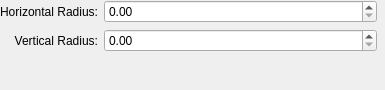
<?xml version="1.0" encoding="utf-8"?>
<ui version="4.0">
 <author>
    SPDX-FileCopyrightText: none
    SPDX-License-Identifier: GPL-3.0-or-later
  </author>
 <class>WdgGaussianBlur</class>
 <widget class="QWidget" name="WdgGaussianBlur">
  <property name="geometry">
   <rect>
    <x>0</x>
    <y>0</y>
    <width>385</width>
    <height>90</height>
   </rect>
  </property>
  <layout class="QVBoxLayout" name="verticalLayout_3">
   <property name="margin">
    <number>0</number>
   </property>
   <item>
    <layout class="QGridLayout" name="gridLayout">
     <item column="1" row="0">
      <widget class="KisDoubleSliderSpinBox" name="horizontalRadius"/>
     </item>
     <item column="2" row="0" rowspan="2">
      <layout class="QVBoxLayout" name="verticalLayout_2" stretch="1,0,1">
       <property name="spacing">
        <number>0</number>
       </property>
       <item>
        <spacer name="verticalSpacer">
         <property name="orientation">
          <enum>Qt::Vertical</enum>
         </property>
         <property name="sizeHint" stdset="0">
          <size>
           <width>1</width>
           <height>1</height>
          </size>
         </property>
        </spacer>
       </item>
       <item>
        <widget class="KoAspectButton" name="aspectButton">
         <property name="minimumSize">
          <size>
           <width>2</width>
           <height>10</height>
          </size>
         </property>
        </widget>
       </item>
       <item>
        <spacer name="verticalSpacer_2">
         <property name="orientation">
          <enum>Qt::Vertical</enum>
         </property>
         <property name="sizeHint" stdset="0">
          <size>
           <width>1</width>
           <height>1</height>
          </size>
         </property>
        </spacer>
       </item>
      </layout>
     </item>
     <item column="0" row="1">
      <widget class="QLabel" name="label_2">
       <property name="text">
        <string>Vertical Radius:</string>
       </property>
       <property name="alignment">
        <set>Qt::AlignRight|Qt::AlignTrailing|Qt::AlignVCenter</set>
       </property>
      </widget>
     </item>
     <item column="0" row="0">
      <widget class="QLabel" name="label">
       <property name="text">
        <string>Horizontal Radius:</string>
       </property>
       <property name="alignment">
        <set>Qt::AlignRight|Qt::AlignTrailing|Qt::AlignVCenter</set>
       </property>
      </widget>
     </item>
     <item column="1" row="2">
      <spacer name="horizontalSpacer">
       <property name="orientation">
        <enum>Qt::Horizontal</enum>
       </property>
       <property name="sizeHint" stdset="0">
        <size>
         <width>40</width>
         <height>20</height>
        </size>
       </property>
      </spacer>
     </item>
     <item column="1" row="1">
      <widget class="KisDoubleSliderSpinBox" name="verticalRadius">
       <zorder>aspectButton</zorder>
      </widget>
     </item>
    </layout>
   </item>
   <item>
    <spacer name="verticalSpacer_3">
     <property name="orientation">
      <enum>Qt::Vertical</enum>
     </property>
     <property name="sizeHint" stdset="0">
      <size>
       <width>20</width>
       <height>1</height>
      </size>
     </property>
    </spacer>
   </item>
  </layout>
 </widget>
 <customwidgets>
  <customwidget>
   <class>KoAspectButton</class>
   <extends>QWidget</extends>
   <header>KoAspectButton.h</header>
   <container>1</container>
  </customwidget>
  <customwidget>
   <class>KisDoubleSliderSpinBox</class>
   <extends>QDoubleSpinBox</extends>
   <header>kis_slider_spin_box.h</header>
   <container>1</container>
  </customwidget>
 </customwidgets>
 <resources/>
 <connections/>
</ui>
